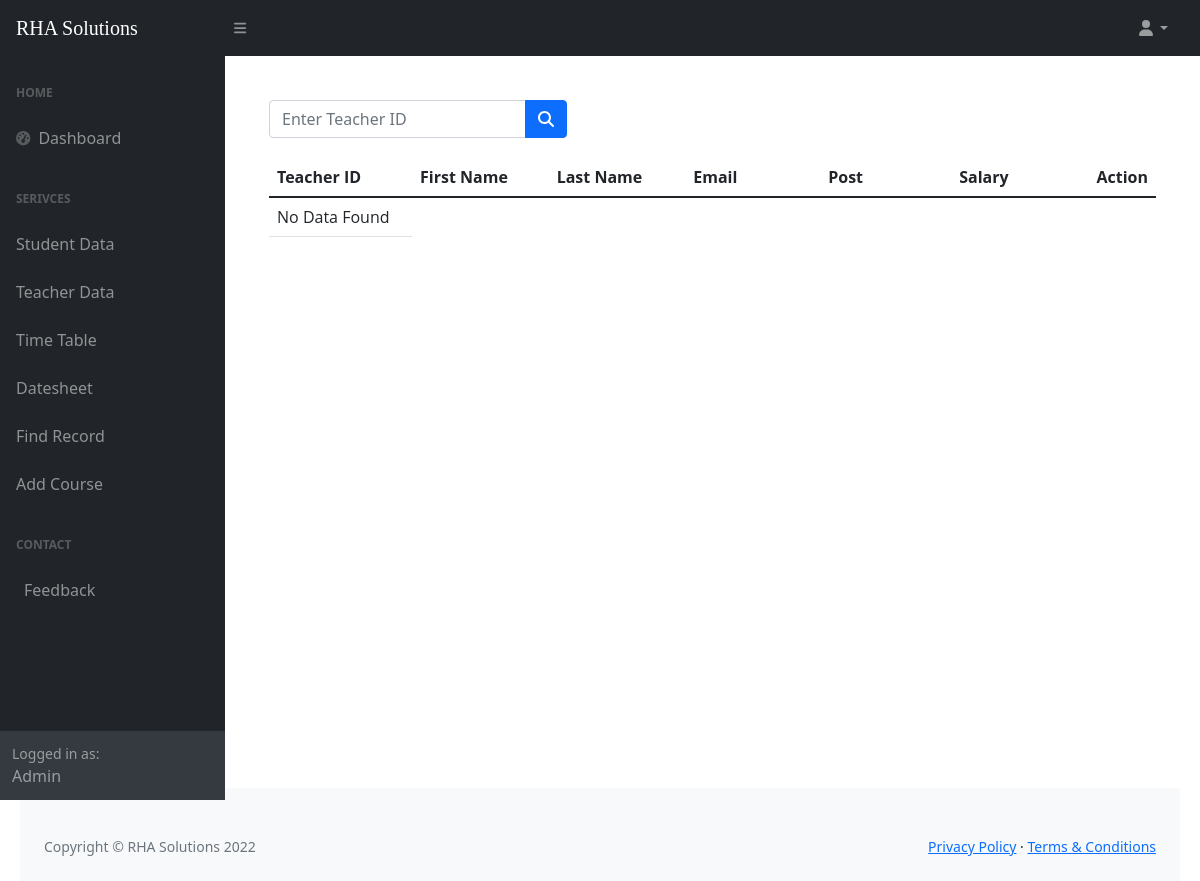
The page /All_teach_list.php on the database as committed earlier.
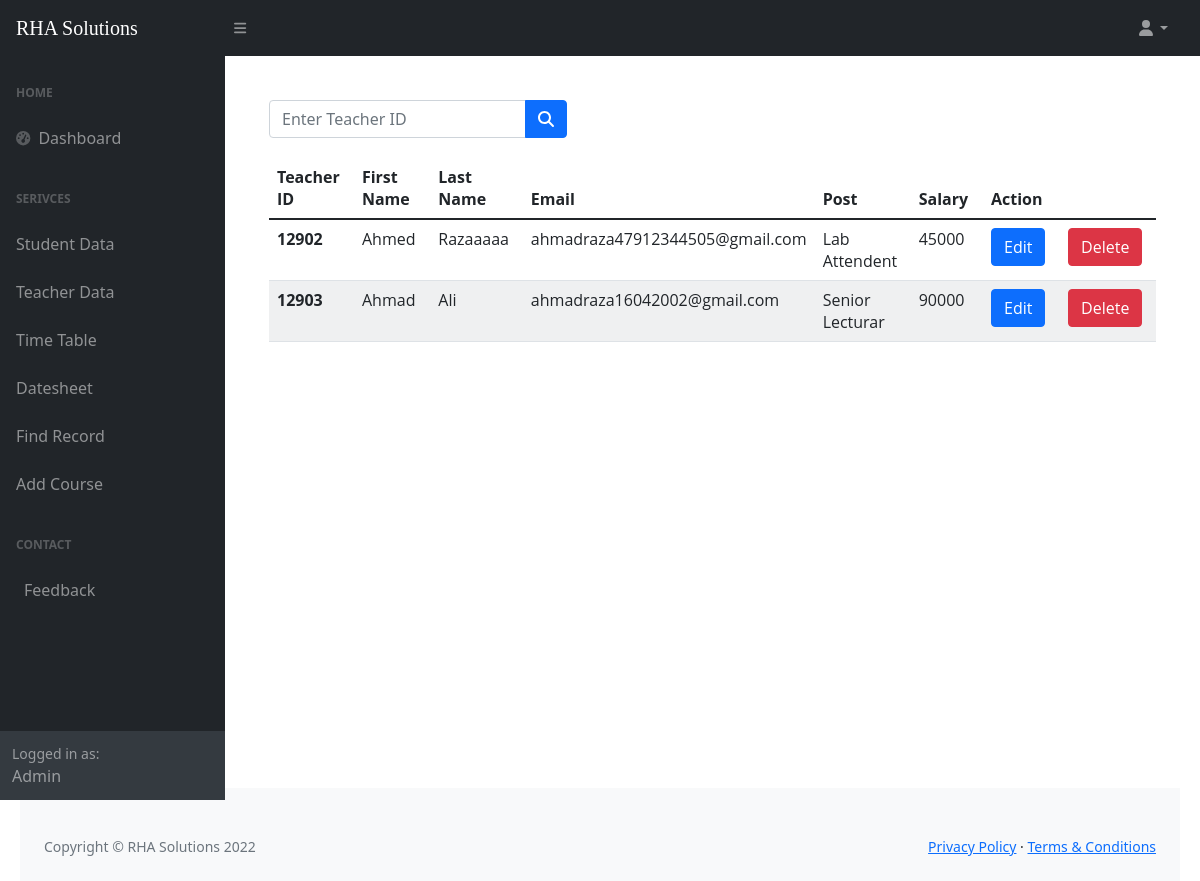
The same page on the database as committed later.
### tables this page shows
CREATE TABLE `teach` (
  `t_id` int(10) NOT NULL,
  `f_name` varchar(100) NOT NULL,
  `l_name` varchar(100) NOT NULL,
  `email` varchar(100) NOT NULL,
  `p_id` int(10) NOT NULL
);

CREATE TABLE `post` (
  `p_id` int(10) NOT NULL,
  `p_name` varchar(50) NOT NULL,
  `p_sal` int(10) NOT NULL
);

### All_teach_list.php (the view, shortened to what the changed rows need)
<?php include 'connection.php' ?>
<!DOCTYPE html>
<html lang="en">
<head>
    <link href="https://cdn.jsdelivr.net/npm/simple-datatables@latest/dist/style.css" rel="stylesheet" />
    <link href="css/styles.css" rel="stylesheet" />
</head>
<body class="sb-nav-fixed">
    <div id="layoutSidenav">
        <div id="layoutSidenav_content">
            <main>
                <div class="container-fluid px-4">
                    <table class="table">
                        <thead class="thead-dark">
                            <tr>
                                <th scope="col">Teacher ID</th>
                                <th scope="col">First Name</th>
                                <th scope="col">Last Name</th>
                                <th scope="col">Email</th>
                                <th scope="col">Post</th>
                                <th scope="col">Salary</th>
                                <th scope="col" colspan="2">Action</th>
                            </tr>
                        </thead>
                        <tbody>
                            <?php
                            $query = "SELECT t.t_id, t.f_name, t.l_name, t.email, p.p_name, p.p_sal FROM  teach t INNER JOIN post p WHERE t.p_id=p.p_id";
                            $data = mysqli_query($conn, $query);
                            $res = mysqli_num_rows($data);
                            if ($res) {
                                while ($row = mysqli_fetch_array($data)) {
                            ?>
                                    <tr>
                                        <th scope="row"><?php echo $row['t_id']; ?></th>
                                        <td><?php echo $row['f_name']; ?></td>
                                        <td><?php echo $row['l_name']; ?></td>
                                        <td><?php echo $row['email']; ?></td>
                                        <td><?php echo $row['p_name']; ?></td>
                                        <td><?php echo $row['p_sal']; ?></td>
                                        <td> <button type="button" class="btn btn-primary"><a style="color: white; text-decoration: none;" href="edit_teacher.php?t_id=<?php echo $row['t_id']; ?>">Edit</a></button></td>
                                        <td> <button type="button" class="btn btn-danger"> <a style="color: white; text-decoration: none;" onclick="return confirm('Are you sure, you want to delete?')" href="delete_teach.php?t_id=<?php echo $row['t_id']; ?>">Delete</a></td>
                                    </tr>
                                <?php
                                }
                            } else {
                                ?>
                                <tr>
                                    <td>No Data Found</td>
                                </tr>
                            <?php
                            }
                            ?>
                        </tbody>
                    </table>
                </div>
        </div>
    </div>
</body>
</html>

Rows that differ between the two databases and show on the page:
added teach: t_id "12902", f_name "Ahmed", l_name "Razaaaaa", email "ahmadraza47912344505@gmail.com", p.p_name "Lab Attendent", p.p_sal "45000"
added teach: t_id "12903", f_name "Ahmad", l_name "Ali", email "ahmadraza16042002@gmail.com", p.p_name "Senior Lecturar", p.p_sal "90000"
Other text that changed with them:
text no longer shown: "No Data Found"
